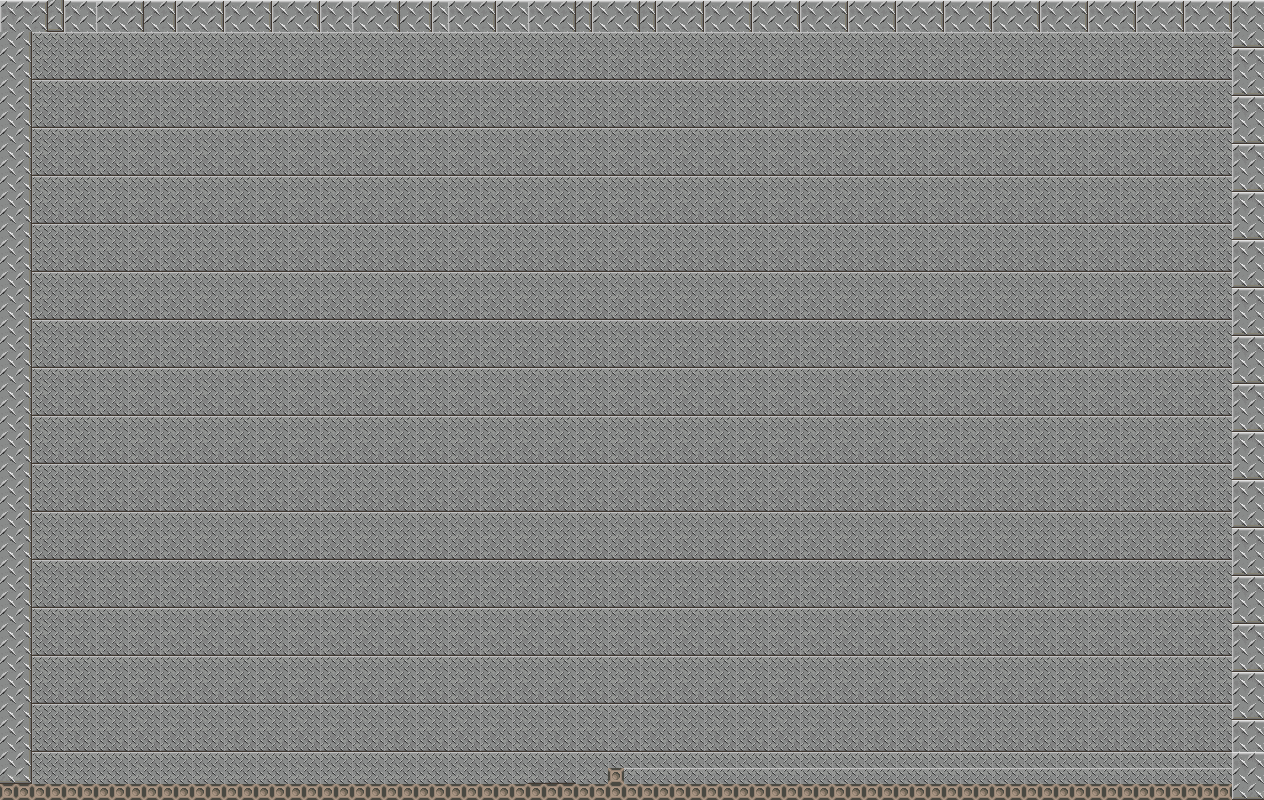

This game map was drawn from its Tiled (.tmx) file and the tilesets committed beside it. A one-line description and the trimmed map source follow:
An orthogonal 79x50 tile map with 16x16 px tiles, 1 tile layer (Tile Layer 1), 1 hidden layer not drawn, 2 tilesets.

<map version="1.0" orientation="orthogonal" renderorder="right-down" width="79" height="50" tilewidth="16" tileheight="16" nextobjectid="1">
 <tileset firstgid="1" name="tiles1" tilewidth="16" tileheight="16" tilecount="84" columns="14">
  <image source="../../Tiles/metal/tiles1.png" width="224" height="96" />
 </tileset>
 <tileset firstgid="85" name="collision" tilewidth="16" tileheight="16" spacing="2" margin="2" tilecount="182" columns="26">
  <image source="../../Tiles/collision/collidable.gif" width="480" height="137" />
  <tile id="15">
   <properties>
    <property name="collision" type="bool" value="true" />
   </properties>
  </tile>
 </tileset>
 <layer name="Tile Layer 1" width="79" height="50">
  <data>[3950 cells, 3950 non-empty, 16 distinct tile ids]</data>
 </layer>
 <layer name="meta" width="79" height="50" visible="0" opacity="0.19">
  <data>[3950 cells, 350 non-empty, 2 distinct tile ids]</data>
 </layer>
</map>
